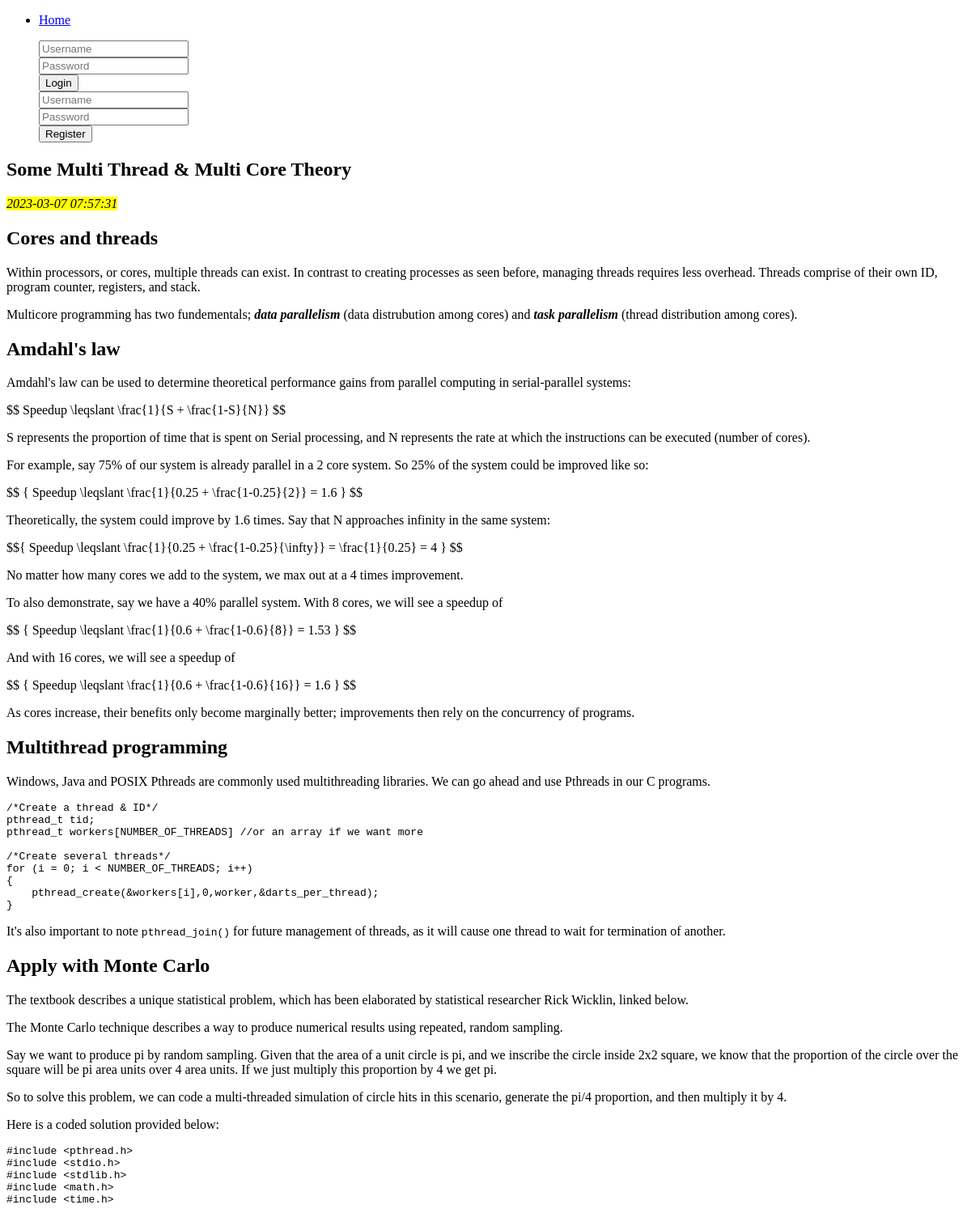
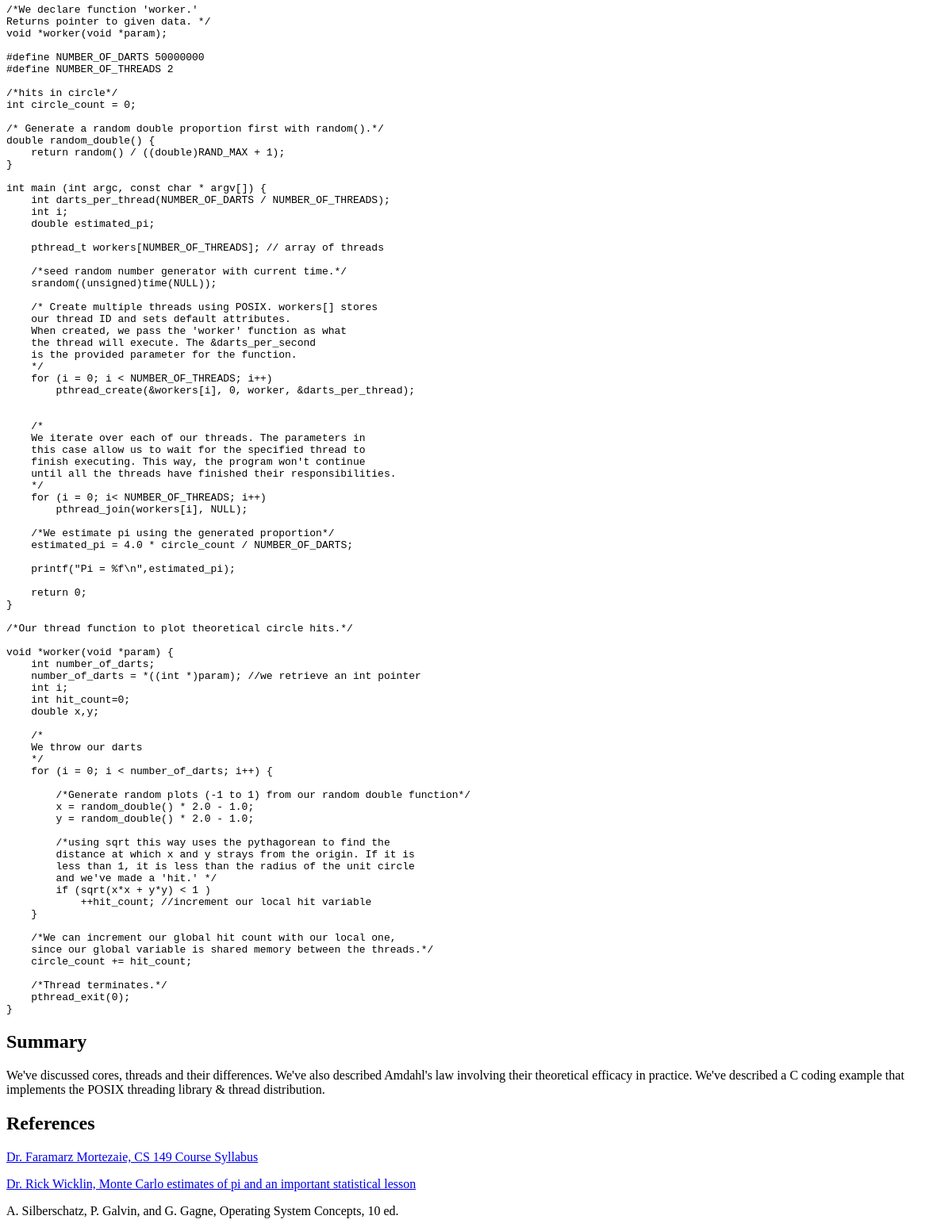
Screenshot of /post/2 with the database file from the repository (2 pictures, top to bottom).
### tables this page shows
CREATE TABLE posts (
    id INTEGER PRIMARY KEY AUTOINCREMENT,
    timestamp DATETIME NOT NULL,
    date TEXT NOT NULL,
    title TEXT NOT NULL,
    content TEXT NOT NULL
);

### app.py (the view)
@app.route('/post/<int:post_id>')
def post(post_id):
   conn = sqlite3.connect('database.db')
   conn.row_factory = sqlite3.Row
   post = conn.execute('SELECT * FROM posts WHERE id = ?', (post_id,)).fetchone()
   conn.close()
   return render_template('post.html', post=post)

### templates/post.html
{% extends "base.html" %}
{% block content %}
<h2>
    {{ post['title'] }}
</h2>
<mark><em>{{ post['date'] }}</em></mark>
{{ post['content'] | safe}}
{% endblock %}

### rows the page displays
posts: title "Some Multi Thread & Multi Core Theory", date "2023-03-07 07:57:31", content "Cores and threads Within processors, or cores, multiple threads can exist. In contrast to creating processes as seen before, managing threads requires less overhead. Threads comprise of their own ID, program counter, registers, and stack. Multicore programming has two fundementals; data parallelism (data distrubution among cores) and task parallelism (thread distribution among cores). Amdahl's law Amdahl's law can be used to determine theoretical performance gains from parallel computing in serial-parallel systems: $$ Speedup \\leqslant \\frac{1}{S + \\frac{1-S}{N}} $$ S represents the proportion of time that is spent on Serial processing, and N represents the rate at which the instructions…"
